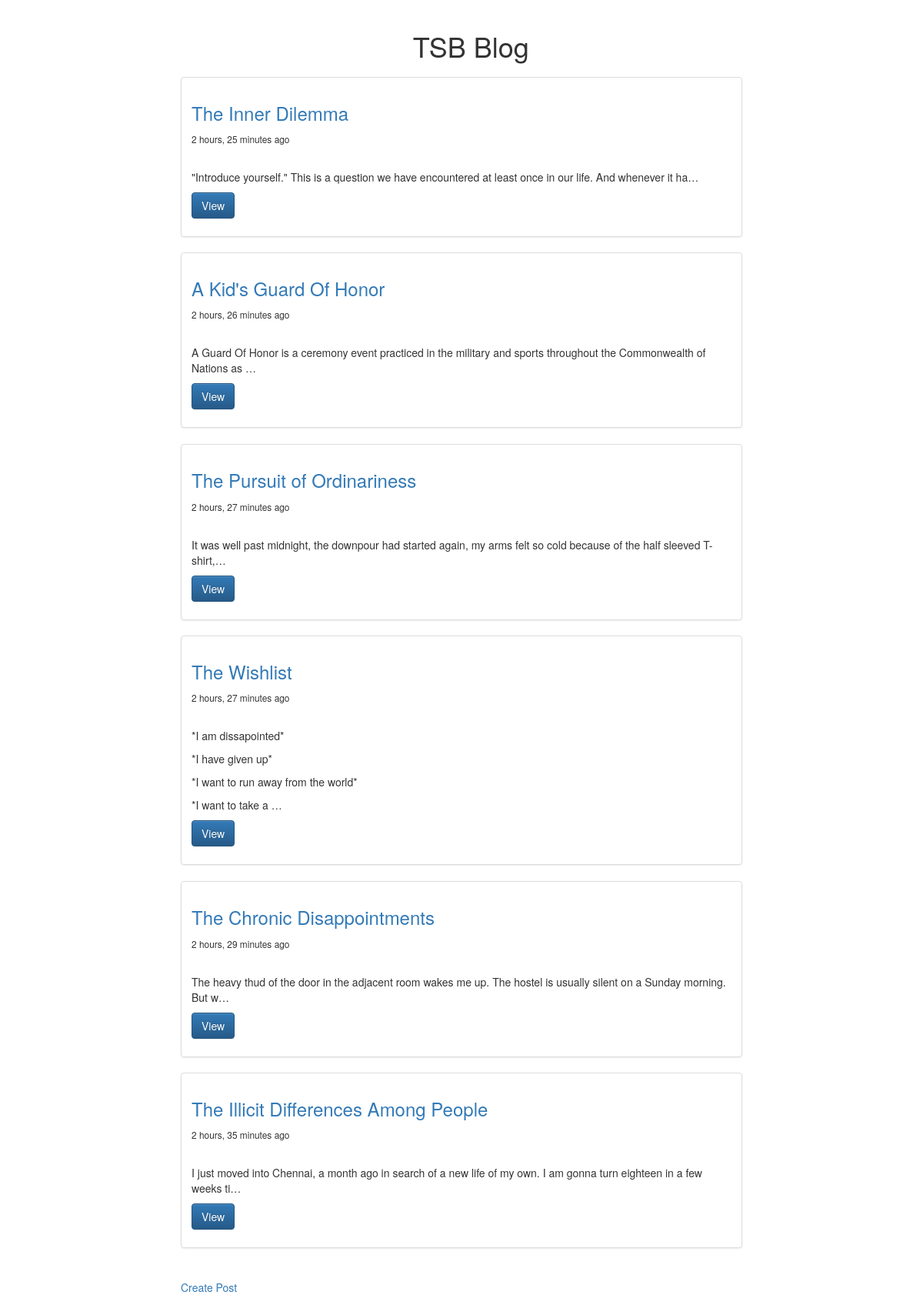
Page /post/ on the committed database.
### posts/models.py (models this page shows, shortened)
class Post(models.Model):
    title = models.CharField(max_length=120)
    content = models.TextField()
    timestamp = models.DateTimeField(auto_now=False, auto_now_add=True)
    updated = models.DateTimeField(auto_now=True, auto_now_add=False)
    def get_absolute_url(self):
        return reverse('post_details', kwargs={'id': self.id})
    class Meta:
        ordering = ['-timestamp', '-updated']

### posts/views.py (the view)
def post_home(request):
    context = {
        'post_obj': Post.objects.all(),
    }
    return render(request, 'blog/post_home.html', context)

### templates/blog/post_home.html (shortened to what this page needs)
{% extends 'blog/base.html' %}
{% block content %}
<div class="col-sm-8 col-sm-offset-2">
    <div class="row">
        <div class="h1 col-sm-offset-5 row"><h1>TSB Blog</h1></div>
        {% for obj in post_obj %}
            <div class="col-sm-12">
                <div class="thumbnail">
                    <div class="caption">
                        <h3><a href="{{ obj.get_absolute_url }}">{{ obj.title }}</a></h3>
                        <small>{{ obj.timestamp|timesince }} ago</small><br>
                        <br><p>{{ obj.content|linebreaks|truncatechars:120 }}</p>
                        <p><a href="{{ obj.get_absolute_url }}" class="btn btn-primary" role="button">View</a>
                        </p>
                    </div>
                </div>
            </div>
        {% cycle '' '<div class="col-sm-12"></div></div><div class="row">' %}
        {% endfor %}
    <br><a href="{% url 'post_form' %}">Create Post</a><br>
</div>
{% endblock %}

### templates/blog/base.html (shortened to what this page needs)
<!DOCTYPE html>
{% load staticfiles %}
<html>
    <head>
        <link rel="stylesheet"
              href="https://maxcdn.bootstrapcdn.com/bootstrap/3.3.7/css/bootstrap.min.css"
>
        <link rel="stylesheet"
              href="https://maxcdn.bootstrapcdn.com/bootstrap/3.3.7/css/bootstrap-theme.min.css"
>
        <link rel="stylesheet" href="{% static 'css/post_home.css' %}" />
    </head>
    <body>
        <div class="container">
            {% block content %}
            {% endblock %}
        </div>
    </body>
</html>

### rows in the picture
Post: title "The Inner Dilemma", timestamp "2 hours, 25 minutes", content "\"Introduce yourself.\" This is a question we have encountered at least once in our life. And whenever it ha…"
Post: title "A Kid's Guard Of Honor", timestamp "2 hours, 26 minutes", content "A Guard Of Honor is a ceremony event practiced in the military and sports throughout the Commonwealth of Nations as …"
Post: title "The Pursuit of Ordinariness", timestamp "2 hours, 27 minutes", content "It was well past midnight, the downpour had started again, my arms felt so cold because of the half sleeved T-shirt,…"
Post: title "The Wishlist", timestamp "2 hours, 27 minutes", content "*I am dissapointed* *I have given up* *I want to run away from the world* *I want to take a …"
Post: title "The Chronic Disappointments", timestamp "2 hours, 29 minutes", content "The heavy thud of the door in the adjacent room wakes me up. The hostel is usually silent on a Sunday morning. But w…"
Post: title "The Illicit Differences Among People", timestamp "2 hours, 35 minutes", content "I just moved into Chennai, a month ago in search of a new life of my own. I am gonna turn eighteen in a few weeks ti…"
